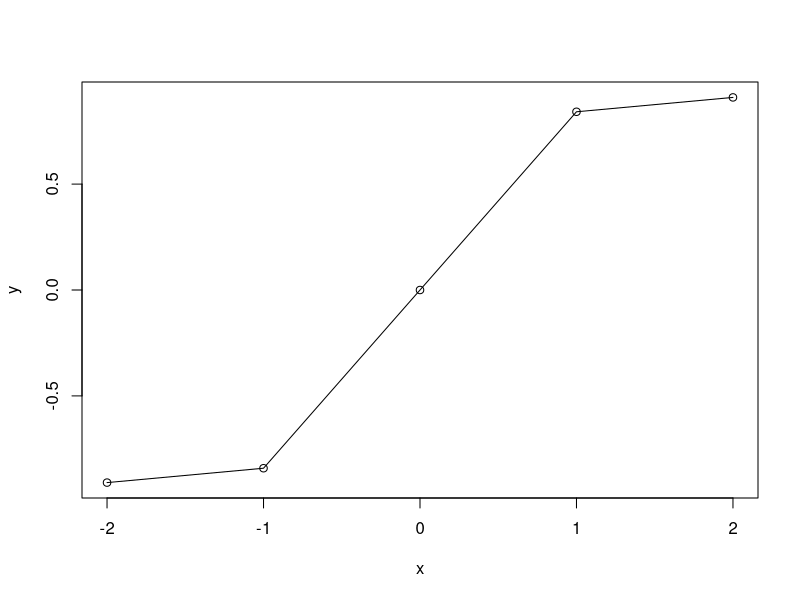

The R script that drew this image: (Note: this script raises an error after producing the figure.)
## ---- chunk 1
##Question One: SSE

stackloss
y<- stackloss$stack.loss
x <- stackloss$Air.Flow

SSE <- function(p,x,y){ #p is a parameter vector that stores all of the B values
  beta0 <- p[1]
  beta1 <- p[2]
  
  pred <- beta0 + beta1*x #this is y in the sse equation
  ss <- sum((y - pred)^2)
  return (ss)
  
}

lm(stack.loss ~ Air.Flow, data = stackloss)
SSE(c(-44,1), x=x, y=y) #The -44 and 1 is the B values provided by p

## ---- chunk 2
##Generate values from a a pmf

set.seed(1)
y <- runif(1000) #Generate 1000 random vals from a uniform dist

assign_uni <- ifelse(y > 0.2, "a", 
                     ifelse(y < 0.5, "b",
                            ifelse(y < 1, "c",)))

table(assign_uni)
## ---- chunk 3
data_sim <- rpois(1000, 0.2) #generate 1000 numbers from rpois, simulation function
pois_val2 <- dpois(data_sim, 0.2) #returns the probabilities 

#Calculate the Likelihood - by taking product of all pois2_val
poi_likelihood <- function(lambda, data){
  likelihood_calc <- prod(data)
  #prod(dpois(pois_val2, lambda=lambda))
  
}

print(poi_likelihood(lambda = 2, data = pois_val2)) #Ask is this correct
## ---- chunk 4
x <- seq(-2,2)
y <- sin(x)

plot(y~x)
lines(x,y)
## ---- chunk 5
#Generate 1000 random values from a tdist
t_dist <- rt(1000,1)
sorted_tdist <- sort(t_dist)

norm_dist <- rnorm(1000)
#Calculate quantiles for normal distribution, plot against tdistribution
#How to find quantiles 

## ---- chunk 6
#Test this way
library(car)
qqplot(x, envelope = 0.95, ylim = c(-5,5))
